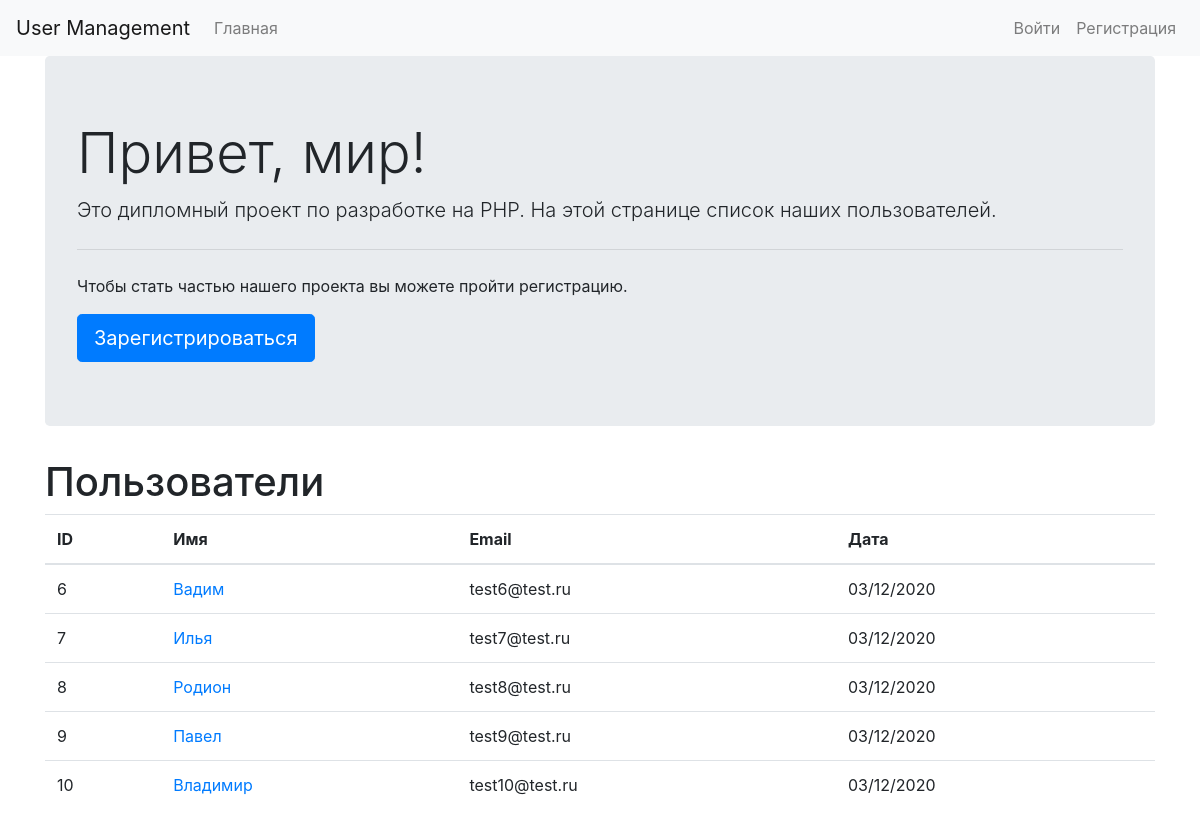
The page / on the database its author committed.
### tables this page shows
CREATE TABLE `users` (
  `id` int(11) NOT NULL,
  `email` varchar(255) NOT NULL,
  `username` varchar(255) NOT NULL,
  `password` varchar(255) NOT NULL,
  `group_id` int(255) NOT NULL DEFAULT 1,
  `date` date NOT NULL,
  `status` varchar(255) NOT NULL
);

### classes/Config.php (called while the page is built)
<?php
class Config
{
    public static function get($path = null)
    {
        if($path){
            $path = explode('.', $path);
            $config = $GLOBALS['config'];
            foreach($path as $item){
                if (isset($config[$item])){
                    $config = $config[$item];
                }
            }
            return $config;
        }
        return false;
    }
}

### classes/Database.php (called while the page is built, shortened)
<?php
class Database
{
    private static $instance = NULL;
    private $pdo, $query, $error = false;
    private function __construct()
    {
        try{
        $this->pdo = new PDO('mysql:host='.Config::get('mysql.host').';dbname=' .Config::get('mysql.database'), Config::get('mysql.username'), Config::get('mysql.password'));
        } catch(PDOException $exception){
            die($exception->getMessage());
        }
    }
    public static function getInstance()
    {
        if(!self::$instance){
            self::$instance = new Database();
        }
        return self::$instance;
    }
    public function query($sql, $params = [])
    {
        $this->error = false;
        $this->query = $this->pdo->prepare($sql);
        if(count($params)){
            $i = 1;
            foreach($params as $param){
                $this->query->bindValue($i, $param);
                $i++;
            }
        }
        if(!$this->query->execute()){
            $this->error = true;
        } else {
            $this->results = $this->query->fetchAll(PDO::FETCH_OBJ);
            $this->count = $this->query->rowCount();
        }
        return $this;
    }
    public function get($table, $where = [])
    {
        return $this->action('SELECT *', $table, $where);
    }
    public function action($action, $table, $where = [])
    {
       $operators = ['>', '<', '=', '>=', '<=', '!='];
       $field = $where[0];
       $operator = $where[1];
       $value = $where[2];
       if(count($where) === 3){
            if(in_array($operator, $operators)){
                $sql = "{$action} FROM {$table} WHERE {$field} {$operator} ?";
                if(!$this->query($sql, [$value])->error()){
                    return $this;
                }
            }
       }
    }
    public function count()
    {
        return $this->count;
    }
    public function error()
    {
        return $this->error;
    }
}

### classes/User.php (called while the page is built, shortened)
<?php
class User {
    private $db = null, $data, $isLoggedIn, $session_name, $cookieName, $users_table;
    public function __construct($user = null)
    {
        $this->db = Database::getInstance();
        $this->session_name = Config::get('session.user_session');
        $this->users_table = Config::get('mysql.users_table');
    }
    public function isLoggedIn()
    {
        return $this->isLoggedIn;
    }
    public function list($number = PHP_INT_MAX)
    {
        $list = $this->db->get($this->users_table, ['id', '>', 0]);
        $list->results = array_reverse($list->results);
        $ids = array_column($list->results, 'id');
        $usernames = array_column($list->results, 'username');
        $emails = array_column($list->results, 'email');
        $dates = array_column($list->results, 'date');
        $group_ids = array_column($list->results, 'group_id');
        $users_list = [];
        $i = 0;
        foreach($ids as $key => $id){
            if ($i < $number){
                    $date = new DateTime($dates[$key]);
                    $users_list[$i] = [$ids[$key], $usernames[$key], $emails[$key], $date->format('d/m/Y'), $group_ids[$key]];
                }
            $i++;
            }
        return array_reverse($users_list);
    }
}

### classes/Session.php (called while the page is built, shortened)
<?php
class Session {
    public static function exists($name)
    {
        return (isset($_SESSION[$name])) ? true : false;
    }
}

### classes/Output.php (the view, shortened to what this page needs)
<?php
class Output
{
    public static function links($links =[], $id = null)
    {
        $result = '';
        foreach ($links as $link){
            switch($link){
                case ('login.php'):
                    $result .= "<li class=\"nav-item\"><a href=\"{$link}\" class=\"nav-link\">Войти</a></li>";
                break;
                case ('register.php'):
                    $result .= "<li class=\"nav-item\"><a href=\"{$link}\" class=\"nav-link\">Регистрация</a></li>";
                break;
            }
        }
        return $result;
    }
    public static function users_list($users =[], $admin = null)
    {
        if($users){
            $list = "";
            if (!$admin){
                foreach($users as $user){
                    $list .= "<tr>
                            <td>{$user[0]}</td>
                            <td><a href=\"user_profile.php?id={$user[0]}\">{$user[1]}</a></td>
                            <td>{$user[2]}</td>
                            <td>{$user[3]}</td>
                        </tr>";
                }
            }
        }
        return $list;
    }
}

### index.php (shortened to what this page needs)
<?php
$user = new User;
if($user->isLoggedIn()){
    $link = Output::links(['/users/edit.php', '/logout.php'], $user->data()->id);
} else {
    $link = Output::links(['login.php', 'register.php']);
}
?>
<!DOCTYPE html>
<html lang="en">
<head>
  <link rel="stylesheet" href="https://stackpath.bootstrapcdn.com/bootstrap/4.4.1/css/bootstrap.min.css">
</head>
<body>
    <nav class="navbar navbar-expand-lg navbar-light bg-light">
      <a class="navbar-brand" href="#">User Management</a>
      <div class="collapse navbar-collapse" id="navbarSupportedContent">
        <ul class="navbar-nav mr-auto">
          <li class="nav-item">
            <a class="nav-link" href="index.php">Главная</a>
          </li>
        </ul>
        <ul class="navbar-nav">
        <?php echo $link; ?>
        </ul>
      </div>
    </nav>
  <div class="container">
    <div class="row">
      <div class="col-md-12">
        <div class="jumbotron">
          <h1 class="display-4">Привет, мир!</h1>
          <p class="lead">Это дипломный проект по разработке на PHP. На этой странице список наших пользователей.</p>
          <?php if(!$user->isLoggedIn()): ?>
          <hr class="my-4">
          <p>Чтобы стать частью нашего проекта вы можете пройти регистрацию.</p>
          <a class="btn btn-primary btn-lg" href="register.php" role="button">Зарегистрироваться</a>
          <?php endif; ?>
        </div>
      </div>
    </div>
    <div class="row">
      <div class="col-md-12">
        <h1>Пользователи</h1>
        <table class="table">
          <thead>
            <tr>
              <th>ID</th>
              <th>Имя</th>
              <th>Email</th>
              <th>Дата</th>
            </tr>
          </thead>
          <tbody>
<?php echo Output::users_list($user->list(5)); ?>
          </tbody>
        </table>
      </div>
    </div>
  </div>
</body>
</html>

### rows shown on the page
users: id "6", username "Вадим", email "test6@test.ru", user "03/12/2020"
users: id "7", username "Илья", email "test7@test.ru", user "03/12/2020"
users: id "8", username "Родион", email "test8@test.ru", user "03/12/2020"
users: id "9", username "Павел", email "test9@test.ru", user "03/12/2020"
users: id "10", username "Владимир", email "test10@test.ru", user "03/12/2020"
